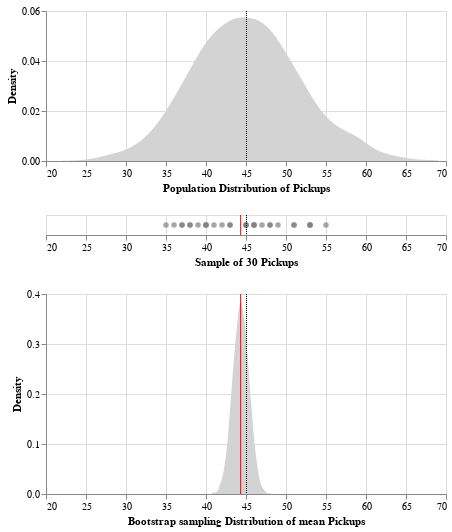

This figure's notebook cell:
### Markdown cell above
### Question 1.3.2 Combined plot of population, sample, and sampling distribution (7 points)

Finally, plot your population distribution, sample, and the sampling distribution of the mean all together. Your output should look like this:

![Plot showing the population distribution, a sample of size 30, and a bootstrap sampling distribution of the mean stacked on top of each other](assets/assignment1_pop_sample_bootstrap.png)

### Code cell
# Hints: use the `.properties()` method to adjust width/height of plots, and
# use `.resolve_scale()` to make the x axes line up with each other. 
# `alt.vconcat()` (or the `&` operator) can be used to stack charts.

# YOUR CODE HERE






bootstrap_df = pd.DataFrame(data = {"bootstrap_means" : bootstrap_means})

pop_density_chart_bootstrap = alt.Chart(bootstrap_df).transform_density(
    density='bootstrap_means',
    as_=['bootstrap_means', 'density'],
    
).mark_area(color="lightgray").encode(
    x=alt.X('bootstrap_means', axis=alt.Axis(title="Bootstrap sampling Distribution of mean Pickups")),
    y=alt.Y('density:Q', axis=alt.Axis(title="Density"))
)



pop_chart_bootstrap = pop_density_chart_bootstrap + pop_mean_chart + sample_mean_chart

pop_chart_bootstrap = pop_chart_bootstrap.properties(height=200)

pop_chart = pop_chart.properties(height=150)


combined_vertical_chart = alt.vconcat(pop_chart, sample_chart, pop_chart_bootstrap)

combined_vertical_chart = combined_vertical_chart.resolve_scale(
            x='shared'
            )


combined_vertical_chart

### Figure 1 — Vega-Lite specification as saved in the notebook (floating-point values rounded to 4 significant figures; data arrays with more than 128 entries replaced by an {"elided": "..."} marker saying what was removed)
{"config": {"view": {"continuousWidth": 400, "continuousHeight": 300}}, "vconcat": [{"layer": [{"mark": {"type": "area", "color": "lightgray"}, "encoding": {"x": {"type": "quantitative", "axis": {"title": "Population Distribution of Pickups"}, "field": "pop_pickups"}, "y": {"type": "quantitative", "axis": {"title": "Density"}, "field": "density"}}, "transform": [{"density": "pop_pickups", "as": ["pop_pickups", "density"]}]}, {"mark": {"type": "rule", "color": "black", "strokeDash": [1, 1]}, "encoding": {"x": {"type": "quantitative", "aggregate": "mean", "field": "pop_pickups"}}}], "data": {"name": "data-1fd8b77836e43b9a24c819d785d20901"}, "height": 150}, {"layer": [{"mark": {"type": "circle", "color": "gray"}, "encoding": {"x": {"type": "quantitative", "axis": {"title": "Sample of 30 Pickups"}, "field": "sample_pickups"}}}, {"mark": {"type": "rule", "color": "red"}, "encoding": {"x": {"type": "quantitative", "aggregate": "mean", "field": "sample_pickups"}}}, {"data": {"name": "data-1fd8b77836e43b9a24c819d785d20901"}, "mark": {"type": "rule", "color": "black", "strokeDash": [1, 1]}, "encoding": {"x": {"type": "quantitative", "aggregate": "mean", "field": "pop_pickups"}}}], "data": {"name": "data-010147d068551d145b49c3c231f974cb"}}, {"layer": [{"data": {"name": "data-8b940452f169167faf0334e8c2e60eb3"}, "mark": {"type": "area", "color": "lightgray"}, "encoding": {"x": {"type": "quantitative", "axis": {"title": "Bootstrap sampling Distribution of mean Pickups"}, "field": "bootstrap_means"}, "y": {"type": "quantitative", "axis": {"title": "Density"}, "field": "density"}}, "transform": [{"density": "bootstrap_means", "as": ["bootstrap_means", "density"]}]}, {"data": {"name": "data-1fd8b77836e43b9a24c819d785d20901"}, "mark": {"type": "rule", "color": "black", "strokeDash": [1, 1]}, "encoding": {"x": {"type": "quantitative", "aggregate": "mean", "field": "pop_pickups"}}}, {"data": {"name": "data-010147d068551d145b49c3c231f974cb"}, "mark": {"type": "rule", "color": "red"}, "encoding": {"x": {"type": "quantitative", "aggregate": "mean", "field": "sample_pickups"}}}], "height": 200}], "resolve": {"scale": {"x": "shared"}}, "$schema": "https://vega.github.io/schema/vega-lite/v4.8.1.json", "datasets": {"data-1fd8b77836e43b9a24c819d785d20901": {"elided": "5000 records"}, "data-010147d068551d145b49c3c231f974cb": [{"sample_pickups": 46}, {"sample_pickups": 45}, {"sample_pickups": 35}, {"sample_pickups": 49}, {"sample_pickups": 55}, {"sample_pickups": 42}, {"sample_pickups": 41}, {"sample_pickups": 40}, {"sample_pickups": 48}, {"sample_pickups": 51}, {"sample_pickups": 37}, {"sample_pickups": 37}, {"sample_pickups": 43}, {"sample_pickups": 45}, {"sample_pickups": 53}, {"sample_pickups": 39}, {"sample_pickups": 40}, {"sample_pickups": 46}, {"sample_pickups": 38}, {"sample_pickups": 48}, {"sample_pickups": 53}, {"sample_pickups": 38}, {"sample_pickups": 47}, {"sample_pickups": 45}, {"sample_pickups": 46}, {"sample_pickups": 51}, {"sample_pickups": 36}, {"sample_pickups": 43}, {"sample_pickups": 40}, {"sample_pickups": 53}], "data-8b940452f169167faf0334e8c2e60eb3": {"elided": "5000 records"}}}
